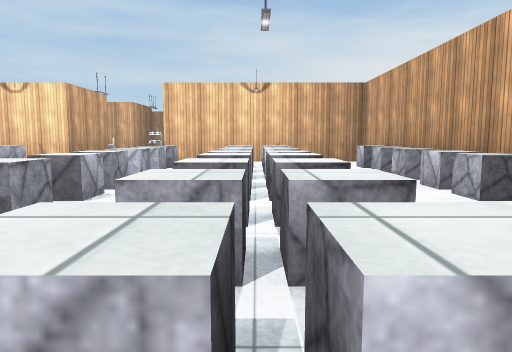
View 1 (above)

24 first-person views from a walk through a 3-D level made in the Unity game engine. The camera is 1.2 m above the floor, tilts 6° down and sees 70° across. The floor is counted in squares, 2 m on a side. Each view is taken from the middle of a square. On the plan, view 1 faces up. The plan holds only what a view shows up to about 10 squares ahead; the rest is blank. The place goes on beyond the plan. The terrain is drawn as flat ground. Some surface patterns are stand-ins.

View 2
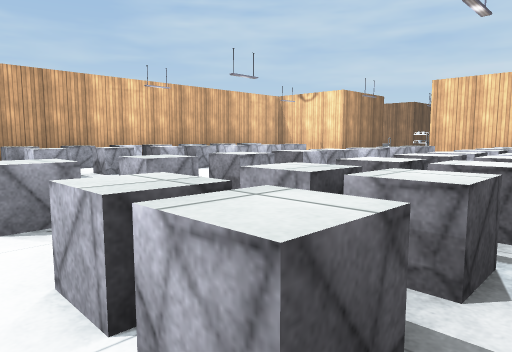

View 3
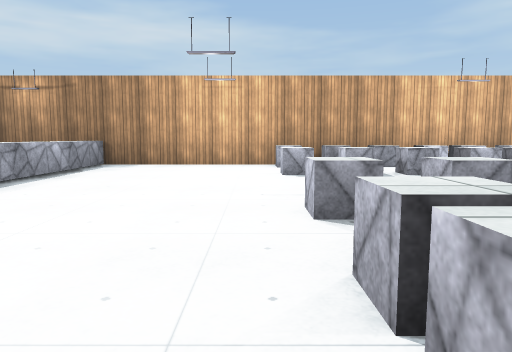

View 4
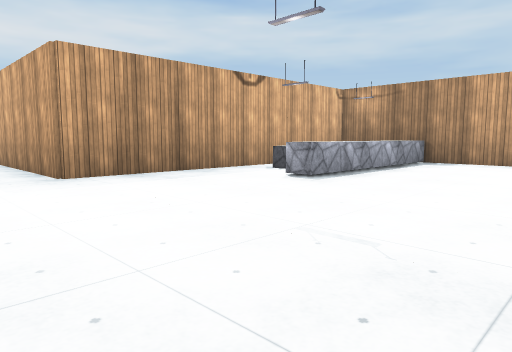

View 5
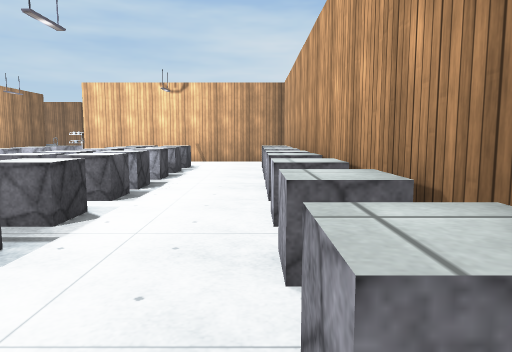

View 6
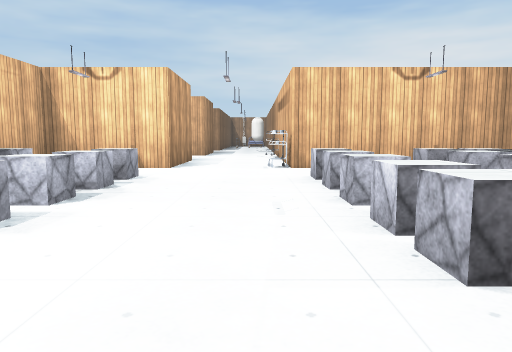

View 7
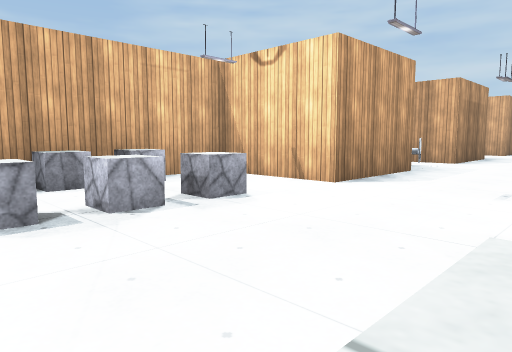

View 8
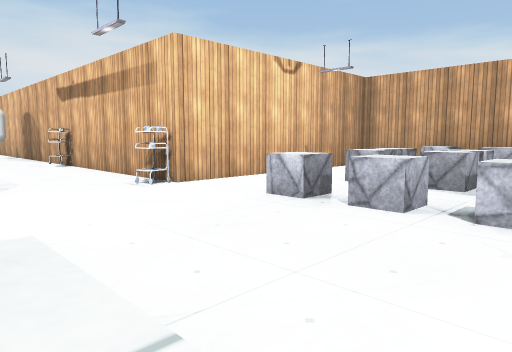

View 9
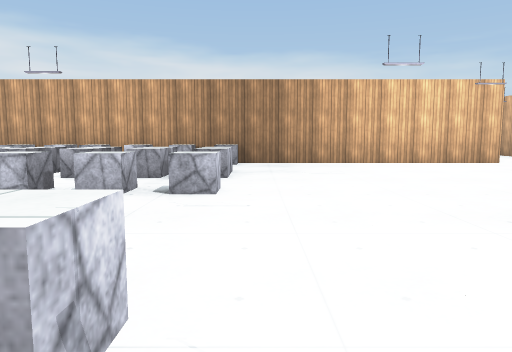

View 10
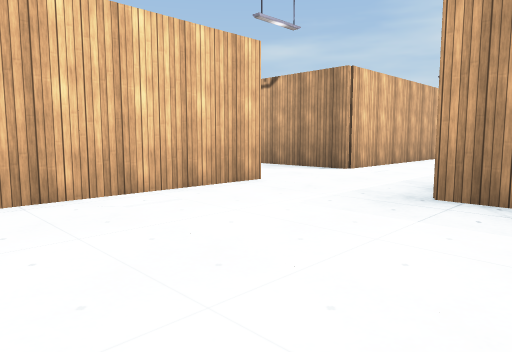

View 11
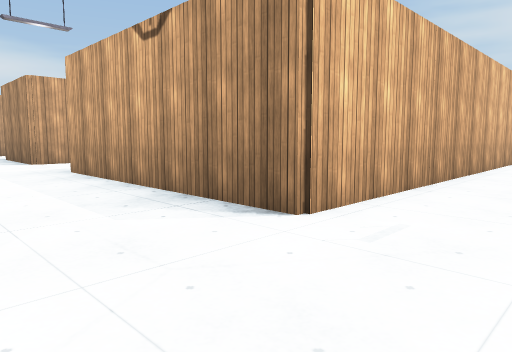

View 12
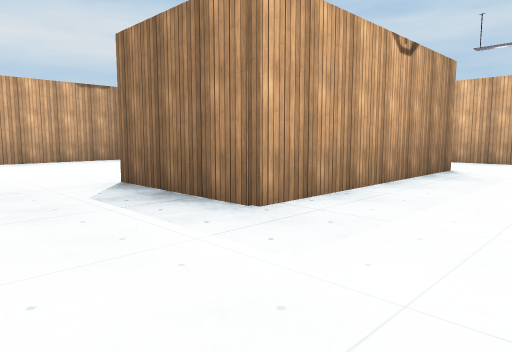

View 13
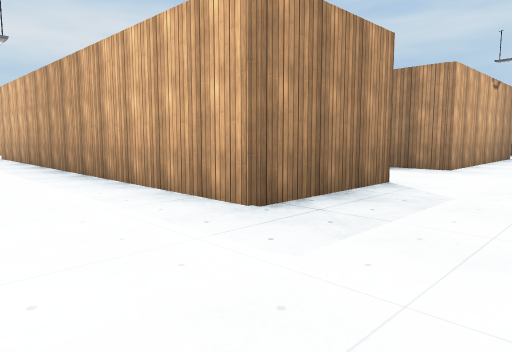

View 14
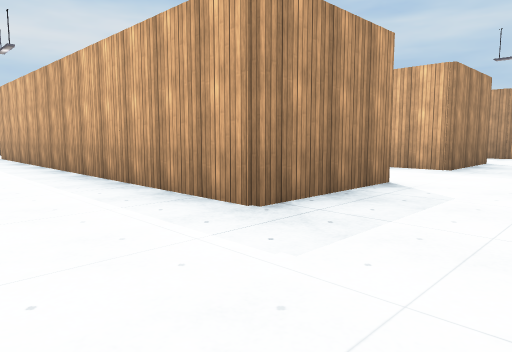

View 15
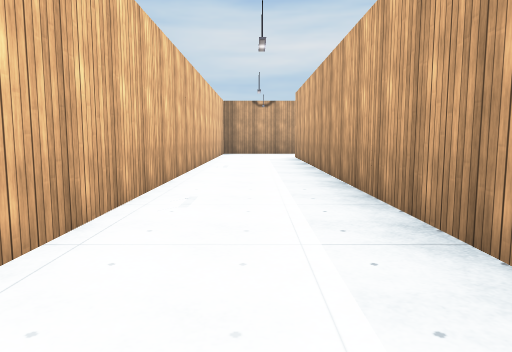

View 16
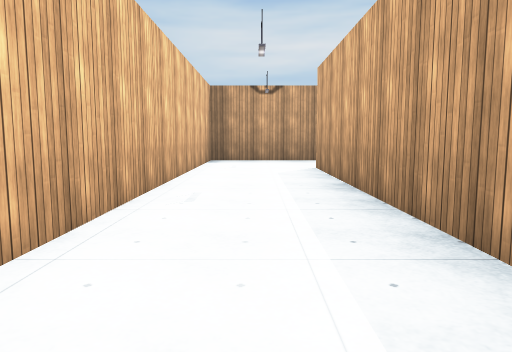

View 17
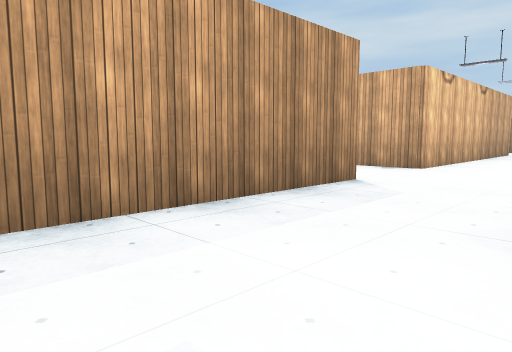

View 18
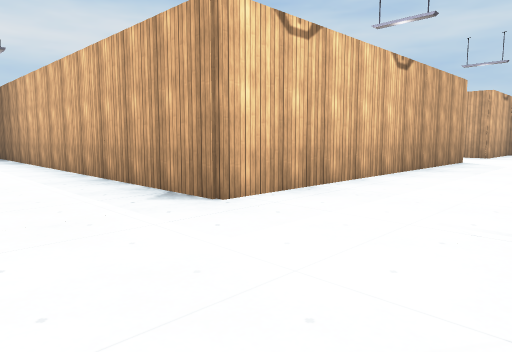

View 19
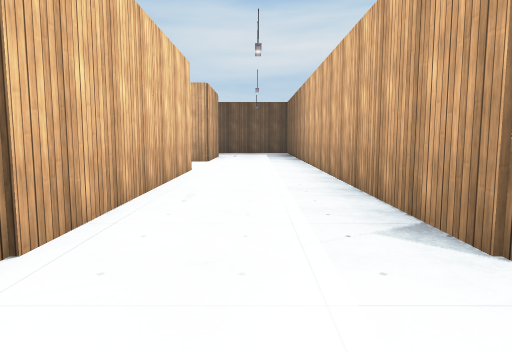

View 20
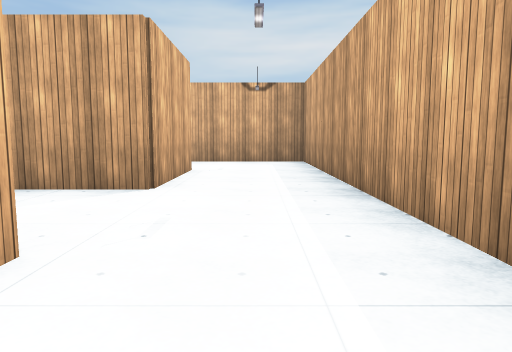

View 21
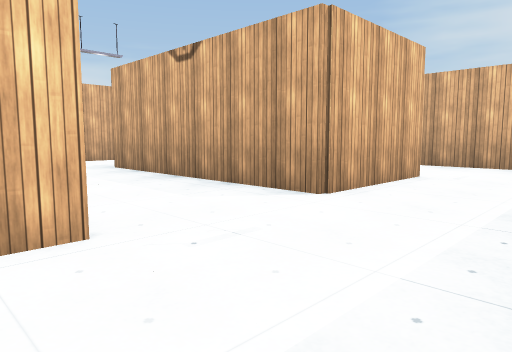

View 22
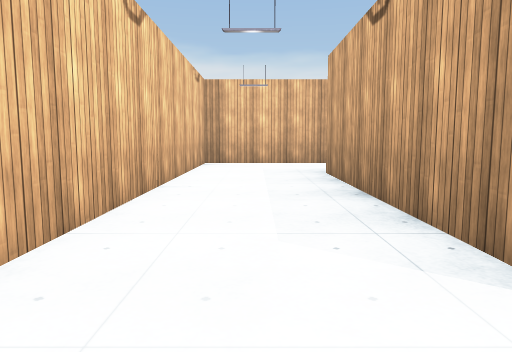

View 23
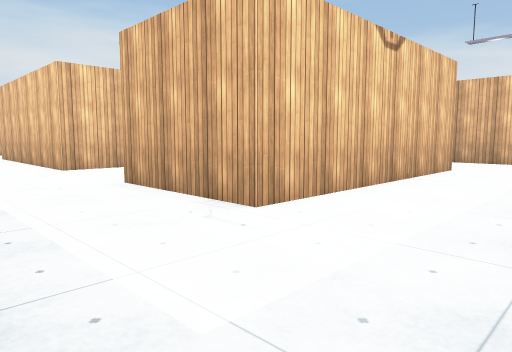

View 24
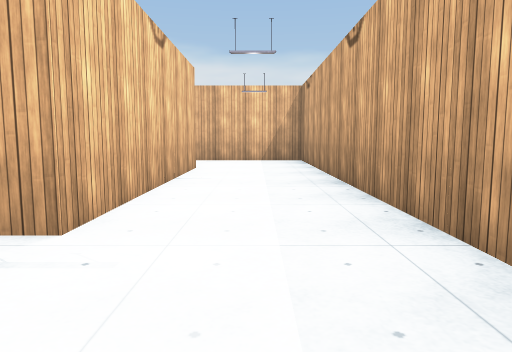

### Floor plan
Key: @ floor where view 1 was taken; # wall or solid block; . floor; ^ raised ledge; T trolley; O other object.
Columns run from 8 left of view 1 to 23 right of it. Each row starts with its distance up from view 1.
 16    #..#
 15   ##..#
 14    ...#
 13    O.T#
 12   O...#
 11    #..#
 10  ###..#####
  9 #....O.....#
  8  #.........#
  7  #.^..^.^.^#
  6  ^.^..^.^.^#
  5 #. ........#
  4  ^ ^..^.^.^#
  3  #.^..^.^.^#
  2  #.^ .^.^.^#
  1  ^.^..^.^.^#
  0 #.......@..#
 -1 #..........#
 -2 #..........#
 -3 ##.........#
 -4  ^^^^......#
 -5  #  ^......#
 -6  ########....  .... .... ....
 -7         #....................
 -8         #....................
 -9         #..#####...##...##...#
-10         # .#   #..  #..  #...#
-11           .#    ..  #..  #...#
-12           .#   ...  #..  #...#
-13           .#   ...  #..  #...#
-14           .#  ....  #..  #...#
-15            #  ...   #.   #...#
-16            #  ###   #.   #...#
-17                     #.   #...#
-18                     #... #...#
-19                ..............#
-20             .................#
-21             ..#######...#####
-22                     #...#
-23                     #...#
-24                     #...#
-25                     #...#######
-26                     #..........#
-27                     #..........#
-28                     #..........#
-29                     #...##### .#
-30                     #...##### .#
-31                     #..........#
-32                     #..........#
-33                     #..........#
-34                     ############

Positions as (right, up) in squares from view 1, and headings:
1: (0, 0), facing up
2: (1, 0), facing up-left
3: (1, 0), facing left
4: (2, 0), facing down-left
5: (2, 0), facing up
6: (-3, 2), facing up
7: (-2, 5), facing up-left
8: (-5, 5), facing up-right
9: (-6, 0), facing right
10: (-1, -2), facing down-right
11: (1, -6), facing down-right
12: (10, -6), facing down-left
13: (15, -6), facing down-left
14: (20, -6), facing down-left
15: (19, -7), facing down
16: (19, -11), facing down
17: (20, -18), facing down-left
18: (15, -18), facing down-left
19: (14, -19), facing down
20: (14, -24), facing down
21: (13, -25), facing down-right
22: (14, -27), facing right
23: (13, -33), facing up-right
24: (13, -32), facing right
